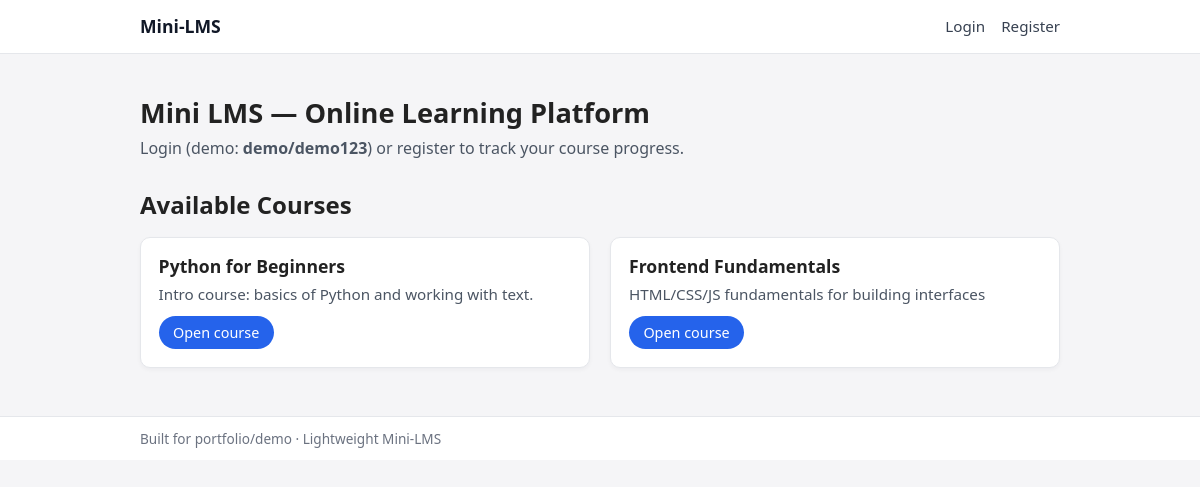
The page / on the database its author committed.
### app.py (models this page shows)
class Course(db.Model):
    id = db.Column(db.Integer, primary_key=True)
    title = db.Column(db.String(200), nullable=False)
    description = db.Column(db.Text, nullable=True)

### app.py (the view)
@app.route("/")
def index():
    courses = Course.query.all()
    return render_template("index.html", courses=courses, user=current_user())

### app.py (called while the page is built)
def current_user():
    uid = session.get("user_id")
    if not uid:
        return None
    return User.query.get(uid)

### templates/index.html (shortened to what this page needs)
{% extends "base.html" %}
{% block content %}
<section class="hero">
    <h1>Mini LMS — Online Learning Platform</h1>
    <p>
        Login (demo: <strong>demo/demo123</strong>) or register to track your course progress.
    </p>
</section>
<section class="course-section">
    <h2>Available Courses</h2>
    <div class="course-grid">
        {% for course in courses %}
            <article class="course-card">
                <h3>{{ course.title }}</h3>
                <p>{{ course.description }}</p>
                <a href="{{ url_for('course', course_id=course.id) }}" class="btn-primary">
                    Open course
                </a>
            </article>
        {% else %}
            <p>No courses yet. Admin can seed more courses in the database.</p>
        {% endfor %}
    </div>
</section>
{% endblock %}

### App/static/styles.css (style rules this page uses)
*, *::before, *::after { box-sizing: border-box; }
body { margin: 0; font-family: system-ui, -apple-system, BlinkMacSystemFont, "Segoe UI", sans-serif; background: #f5f5f7; color: #222; }
a { color: #1d4ed8; text-decoration: none; }
.page-header h1, .hero h1 { margin: 0 0 0.4rem; font-size: 1.7rem; }
.page-header p, .hero p { margin: 0; color: #4b5563; }
.hero { margin-bottom: 1.8rem; }
.course-section h2 { margin-bottom: 0.6rem; }
.course-grid { display: grid; grid-template-columns: repeat(auto-fit, minmax(260px, 1fr)); gap: 1.3rem; margin-top: 1rem; }
.course-card { background: #ffffff; border-radius: 10px; padding: 1rem 1.1rem 1.1rem; border: 1px solid #e5e7eb; box-shadow: 0 2px 4px rgba(15, 23, 42, 0.04); }
.course-card h3 { margin-top: 0; margin-bottom: 0.4rem; font-size: 1.1rem; }
.course-card p { margin: 0 0 0.7rem; color: #4b5563; font-size: 0.95rem; }
.btn-primary, .btn-outline { display: inline-flex; align-items: center; justify-content: center; padding: 0.45rem 0.9rem; border-radius: 999px; font-size: 0.9rem; cursor: pointer; border: none; outline: none; text-decoration: none; }
.btn-primary { background: #2563eb; color: #ffffff; font-weight: 500; }

### rows shown on the page
Course: title "Python for Beginners", description "Intro course: basics of Python and working with text."
Course: title "Frontend Fundamentals", description "HTML/CSS/JS fundamentals for building interfaces"
